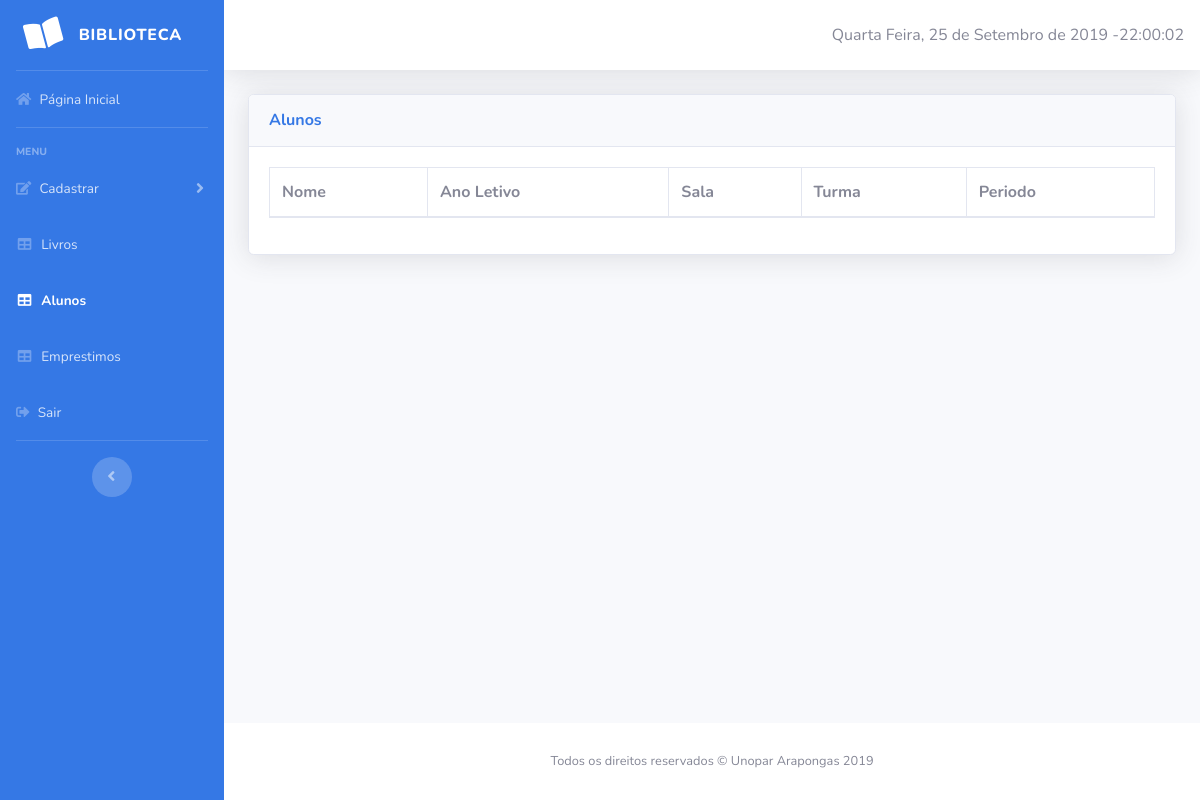
The app's page /interface_rel_aluno.php, older data.
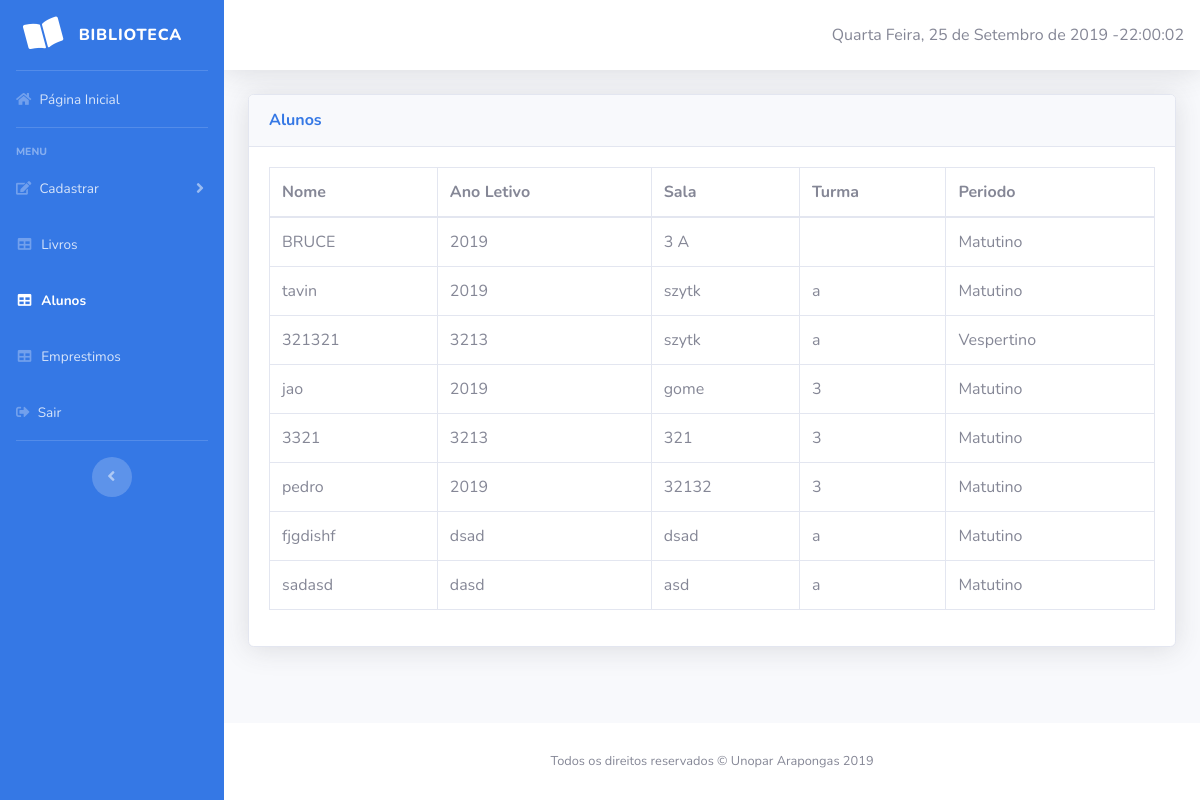
The same page, newer data.
### tables this page shows
CREATE TABLE `alunos` (
  `id_aluno` int(5) NOT NULL,
  `nome_aluno` varchar(40) NOT NULL,
  `sala_aluno` varchar(5) NOT NULL,
  `turma_aluno` varchar(5) NOT NULL,
  `ano_letivo` varchar(4) NOT NULL,
  `id_periodo` int(5) NOT NULL
);

CREATE TABLE `periodo` (
  `id_periodo` int(5) NOT NULL,
  `desc_periodo` varchar(15) NOT NULL
);

### interface_rel_aluno.php (the view, shortened to what the changed rows need)
<?php include "conexao_banco.php"; ?>
<!DOCTYPE html>
<html lang="en">
<head>
    <link href="vendor/fontawesome-free/css/all.min.css" rel="stylesheet" type="text/css">
    <link href="css/sb-admin-2.min.css" rel="stylesheet">
    <link href="vendor/datatables/dataTables.bootstrap4.min.css" rel="stylesheet">
</head>
<body id="page-top">
    <div id="wrapper">
        <div id="content-wrapper" class="d-flex flex-column">
            <div id="content">
                <div class="container-fluid">
                    <div class="card shadow mb-4">
                        <div class="card-body">
                            <div class="table-responsive">
                                <table class="table table-bordered" id="dataTable" width="100%" cellspacing="0">
                                    <thead>
                                        <tr>
                                            <th>Nome</th>
                                            <th>Ano Letivo</th>
                                            <th>Sala</th>
                                            <th>Turma</th>
                                            <th>Periodo</th>
                                        </tr>
                                    </thead>
                                    <tbody>
                                        <?php
                                    $sql=mysqli_query($conexao, "SELECT * FROM alunos JOIN periodo ON alunos.id_periodo = periodo.id_periodo WHERE id_aluno <> 0");
                                    while($row = mysqli_fetch_array($sql)){ ?>
                                        <tr>
                                            <td><?php echo $row['nome_aluno'];?></td>
                                            <td><?php echo $row['ano_letivo'];?></td>
                                            <td><?php echo $row['sala_aluno'];?></td>
                                            <td><?php echo $row['turma_aluno'];?></td>
                                            <td><?php echo $row['desc_periodo'];?></td>
                                        </tr>
                                        <?php } ?>
                                    </tbody>
                                </table>
                            </div>
                        </div>
                    </div>
                </div>
            </div>
        </div>
    </div>
</body>
</html>

Row changes from the older to the newer data that the page shows:
added alunos: nome_aluno "BRUCE", ano_letivo "2019", sala_aluno "3 A", id_periodo.desc_periodo "Matutino"
added alunos: nome_aluno "tavin", ano_letivo "2019", sala_aluno "szytk", turma_aluno "a", id_periodo.desc_periodo "Matutino"
added alunos: nome_aluno "321321", ano_letivo "3213", sala_aluno "szytk", turma_aluno "a", id_periodo.desc_periodo "Vespertino"
added alunos: nome_aluno "jao", ano_letivo "2019", sala_aluno "gome", turma_aluno "3", id_periodo.desc_periodo "Matutino"
added alunos: nome_aluno "3321", ano_letivo "3213", sala_aluno "321", turma_aluno "3", id_periodo.desc_periodo "Matutino"
added alunos: nome_aluno "pedro", ano_letivo "2019", sala_aluno "32132", turma_aluno "3", id_periodo.desc_periodo "Matutino"
added alunos: nome_aluno "fjgdishf", ano_letivo "dsad", sala_aluno "dsad", turma_aluno "a", id_periodo.desc_periodo "Matutino"
added alunos: nome_aluno "sadasd", ano_letivo "dasd", sala_aluno "asd", turma_aluno "a", id_periodo.desc_periodo "Matutino"
